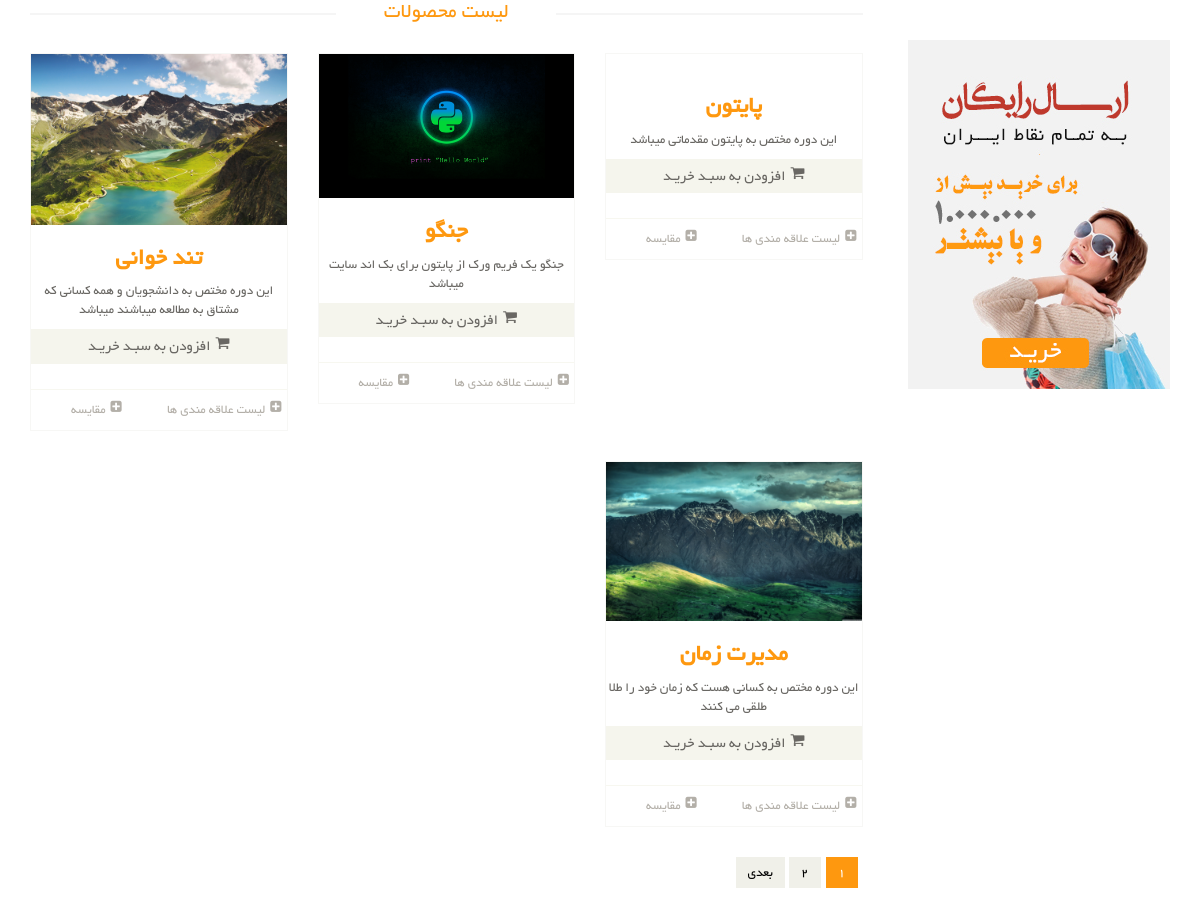
/products/search, run on an earlier commit of the app's database.
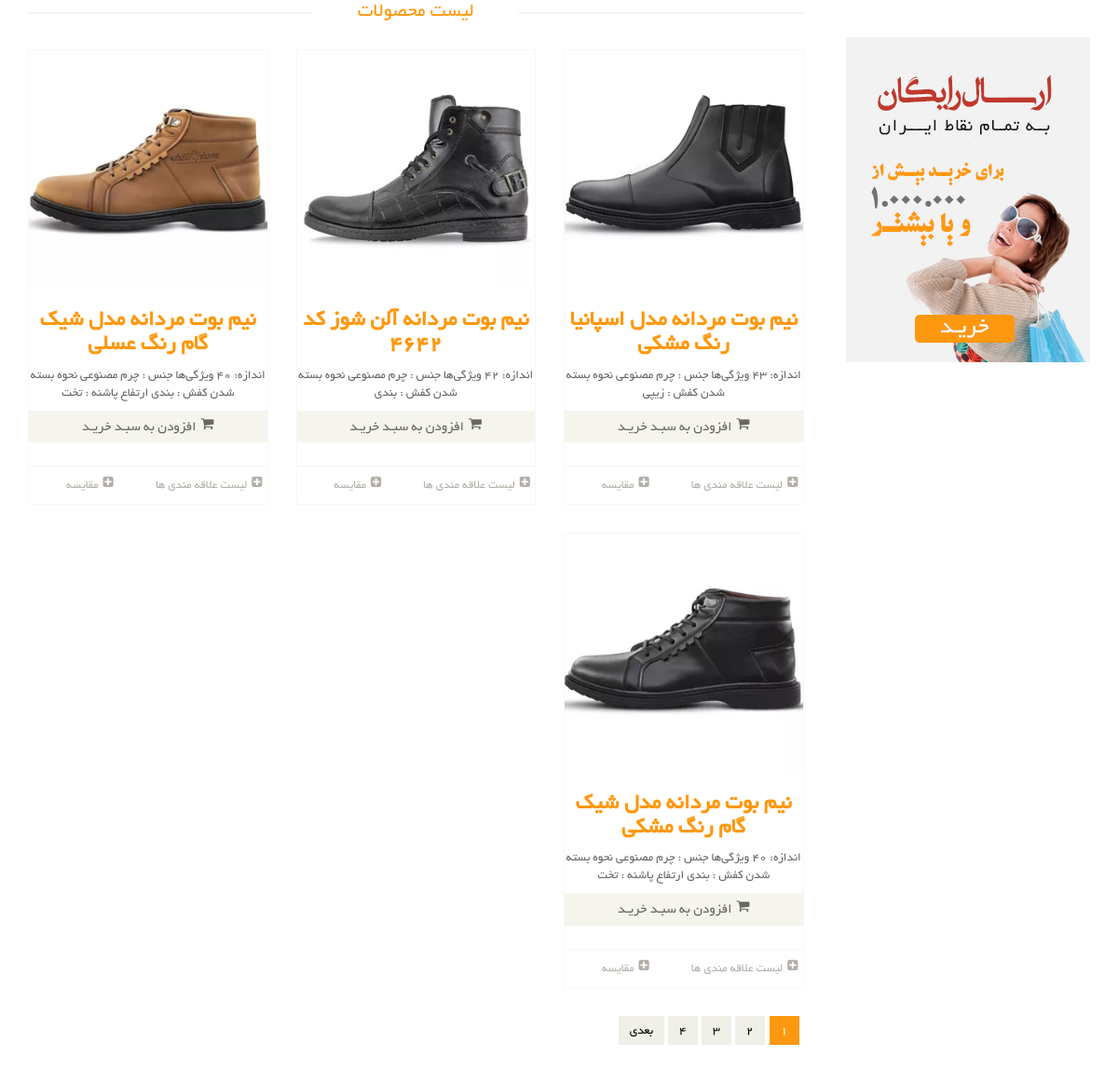
And on a later commit of the database.
### ecomerce_products/models.py (models this page shows, shortened)
class Product(models.Model):
    title = models.CharField(max_length=120, verbose_name='عنوان')
    description = models.TextField(verbose_name='توضیحات')
    price = models.IntegerField(verbose_name='قیمت')
    images = models.ImageField(
        upload_to=upload_image_path, blank=True, null=True, verbose_name='عکس')
    activate = models.BooleanField(default=False, verbose_name='فعال/غیرفعل')
    catagories = models.ManyToManyField(
        ProductCatagory, blank=True, verbose_name='دسته بندی ها')
    visit_count = models.IntegerField(
        default=0, verbose_name='پربازدیدترین محصولات')
    about_manufacturer=models.CharField(max_length=120, verbose_name='درباره سازنده',default='لورم ایپسوم متن ساختگی با تولید سادگی نامفهوم از صنعت')
    class Meta:
        verbose_name = 'محصول'
        verbose_name_plural = 'محصولات'
    object = product_manager()

### ecomerce_products/views.py (the view)
# urls.py: path('search', search_product_list.as_view()),
class search_product_list(ListView):
    template_name = 'products/search-product-list.html'
    paginate_by = 4
    def get_queryset(self):
        request = self.request
        print(request.GET)
        query = request.GET.get('q')
        if query is not None:
            return Product.object.search(query)
        return Product.object.get_activate_product()

### ecomerce_products/models.py (called while the page is built)
    def get_activate_product(self):
        return self.get_queryset().filter(activate=True)

### ecomerce_products/templates/products/search-product-list.html (shortened to what this page needs)
{% extends 'shared/_MainLayout.html' %}
{% load render_partial %}
{% load static %}
{% block content %}
<section>
    <div class="container">
        <div class="row">
            <div class="col-sm-9 padding-right">
                <div class="features_items">
                    <h2 class="title text-center">لیست محصولات</h2>
                    {% for product in object_list %}
                        <div class="col-sm-4 pull-right">
                            <div class="product-image-wrapper">
                                <div class="single-products">
                                    <div class="productinfo text-center">
                                        <img src="{{product.images.url}}" alt=""> {% comment %}{% endcomment %}
                                        <h2>{{product.title}}</h2> {% comment %}{% endcomment %}
                                        <p>{{product.description}}</p> {% comment %}{% endcomment %}
                                        <a href="#" class="btn btn-default add-to-cart"><i
                                                class="fa fa-shopping-cart"></i>افزودن به سبـد خریـد</a>
                                    </div>
                                </div>
                                <div class="choose">
                                    <ul class="nav nav-pills nav-justified">
                                        <li><a href=""><i class="fa fa-plus-square"></i>لیست علاقه مندی ها</a></li>
                                        <li><a href=""><i class="fa fa-plus-square"></i>مقایسه</a></li>
                                    </ul>
                                </div>
                            </div>
                        </div>
                    {% endfor %}
            <div class="clearfix"></div>
            <ul class="pagination">
              {% for page in paginator.page_range %}
                {% if page == page_obj.number %}
                  <li class="active">
                    <a href="?page={{ page }}">{{ page }}</a>
                  </li>
                {% else %}
                  <li>
                    <a href="?page={{ page }}">{{ page }}</a>
                  </li>
                {% endif %}
              {% endfor %}
              {% if page_obj.has_next %}
                <li>
                  <a href="?page={{ page_obj.next_page_number }}">بعدی</a>
                </li>
              {% endif %}
            </ul>
                </div>
            </div>
            <div class="col-sm-3">
                <div class="left-sidebar">
                    <div class="shipping text-center">
                        <img src="{% static 'images/home/shipping.jpg' %}" alt="">
                    </div>
                </div>
            </div>
        </div>
    </div>
</section>
{% endblock content %}

### templates/shared/_MainLayout.html (shortened to what this page needs)
{% load render_partial %}
<!DOCTYPE html>
<html lang="en">
<head>
{% include 'shared/_HeaderRefrences.html' %}
</head>
<body>
{% block content %}{% endblock content %}
</body>
</html>

### templates/shared/_HeaderRefrences.html (shortened to what this page needs)
{% load static %}
<link href="{% static 'css/bootstrap.min.css' %}" rel="stylesheet">
    <link href="{% static 'css/font-awesome.min.css' %}" rel="stylesheet">
    <link href="{% static 'css/prettyPhoto.css' %}" rel="stylesheet">
    <link href="{% static 'css/price-range.css' %}" rel="stylesheet">
    <link href="{% static 'css/animate.css' %}" rel="stylesheet">
    <link href="{% static 'css/main.css' %}" rel="stylesheet">
    <link href="{% static 'css/responsive.css' %}" rel="stylesheet">

### templates/shared/_FooterRefrences.html (shortened to what this page needs)
{% load static %}

### assets/css/main.css (style rules this page uses)
body { font-family: 'BYekan'; font-size: 10pt; position: relative; font-weight: normal; direction: rtl; }
ul li { list-style: none; }
a { -webkit-transition: 300ms; -moz-transition: 300ms; -o-transition: 300ms; transition: 300ms; }
h1, h2, h3, h4, h5, h6 { font-family: 'BYekan', sans-serif; }
.left-sidebar h2:after, h2.title:after { content: " "; position: absolute; border: 1px solid #f5f5f5; bottom:8px; right: 0; width: 100%; height: 0; z-index: -2; }
h2.title:before { content: " "; position: absolute; background: #fff; bottom: -6px; width: 220px; height: 30px; z-index: -1; right: 50%; margin-right: -110px; }
.shipping { background-color: #F2F2F2; margin-top: 40px; overflow: hidden; padding-top: 20px; position: relative; }
.padding-right { padding-left: 0; }
.features_items { overflow:hidden; }
h2.title { color: #FE980F; font-family: 'BYekan', sans-serif; font-size: 16pt; font-weight: 400; margin: 0 15px; text-transform: uppercase; margin-bottom: 30px; position: relative; }
.product-image-wrapper { border:1px solid #F7F7F5; overflow: hidden; margin-bottom:30px; }
.single-products { position: relative; }
.productinfo h2 { color: #FE980F; font-family: 'BYekan', sans-serif; font-size: 24px; font-weight: 700; }
.productinfo p { font-family: 'BYekan', sans-serif; font-size: 10pt; font-weight: 400; color: #696763; }
.productinfo img { width: 100%; }
.productinfo { position:relative; }
.add-to-cart { background:#F5F5ED; border: 0 none; border-radius: 0; color: #696763; font-family: 'BYekan', sans-serif; font-size: 15px; width: 100%; margin-bottom: 25px; }
.add-to-cart i { margin-left:5px; }
.choose { border-top: 1px solid #F7F7F0; }
.choose ul li a { color: #B3AFA8; font-family: 'BYekan', sans-serif; font-size: 13px; padding-left: 0; padding-right: 0; }
.choose ul li a i { margin-left:5px; }
.pagination { display: inline-block; margin-bottom: 25px; margin-top: 0; padding-right: 15px; }
.pagination li:first-child a, .pagination li:first-child span { border-bottom-left-radius: 0; border-top-left-radius: 0; margin-left: 0; }
.pagination li:last-child a, .pagination li:last-child span { border-bottom-right-radius: 0; border-top-right-radius: 0; }
.pagination .active a, .pagination .active span, .pagination .active a:hover, .pagination .active span:hover, .pagination .active a:focus, .pagination .active span:focus { background-color: #FE980F; border-color: #FE980F; color: #FFFFFF; cursor: default; z-index: 2; }
.pagination li a, .pagination li span { background-color: #f0f0e9; border: 0; float: left; line-height: 1.42857; margin-left: -1px; padding: 6px 12px; position: relative; text-decoration: none; margin-right: 5px; color:#000; }

What changed in the data, as far as the page shows it:
changed Product: images: picture added; title "پایتون" → "نیم بوت مردانه مدل اسپانیا رنگ مشکی"; description "این دوره مختص به پایتون مقدماتی میباشد" → "اندازه: 43 ویژگی‌ها جنس : چرم مصنوعی نحوه بسته شدن کفش : زیپی"
changed Product: images: a different picture; title "جنگو" → "نیم بوت مردانه آلن شوز کد 4642"; description "جنگو یک فریم ورک از پایتون برای بک اند سایت میباشد" → "اندازه: 42 ویژگی‌ها جنس : چرم مصنوعی نحوه بسته شدن کفش : بندی"
changed Product: images: a different picture; title "تند خوانی" → "نیم بوت مردانه مدل شیک گام رنگ عسلی"; description "این دوره مختص به دانشجویان و همه کسانی که مشتاق به مطالعه میباشند میباشد" → "اندازه: 40 ویژگی‌ها جنس : چرم مصنوعی نحوه بسته شدن کفش : بندی ارتفاع پاشنه : تخت"
changed Product: images: a different picture; title "مدیرت زمان" → "نیم بوت مردانه مدل شیک گام رنگ مشکی"; description "این دوره مختص به کسانی هست که زمان خود را طلا طلقی می کنند" → "اندازه: 40 ویژگی‌ها جنس : چرم مصنوعی نحوه بسته شدن کفش : بندی ارتفاع پاشنه : تخت"
Also different on the page:
new list line: "3"
new list line: "4"
